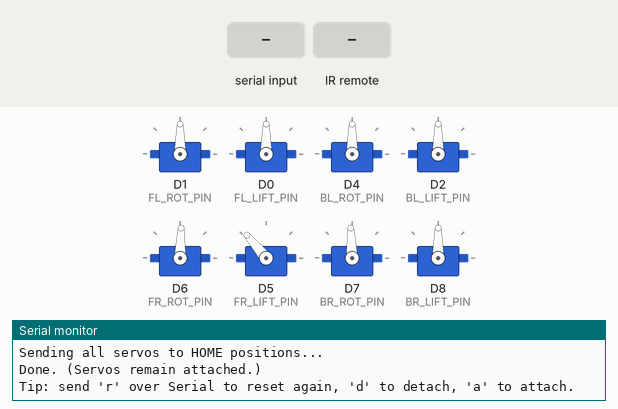
This sketch was run on a simulated ESP8266 (NodeMCU). On the bench: 8 × servo, the last lines printed to the serial monitor. The test bench sets the inputs (shaded band).

Above: at 3.1 s.
3.2 s: "d" received over Serial
4.7 s: "a" received over Serial
At 5.64 s:
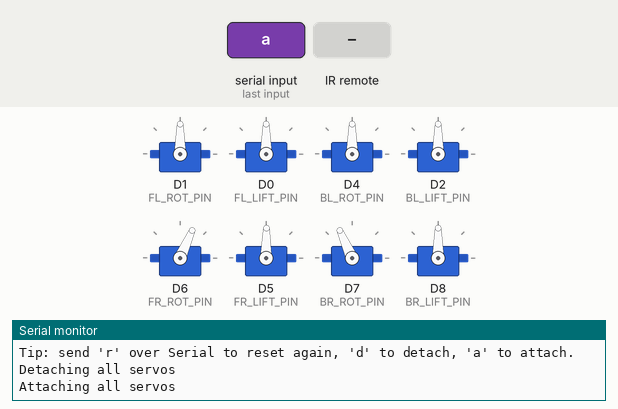
7.7 s: infrared code 0xFF18E7 received
At 8.13 s:
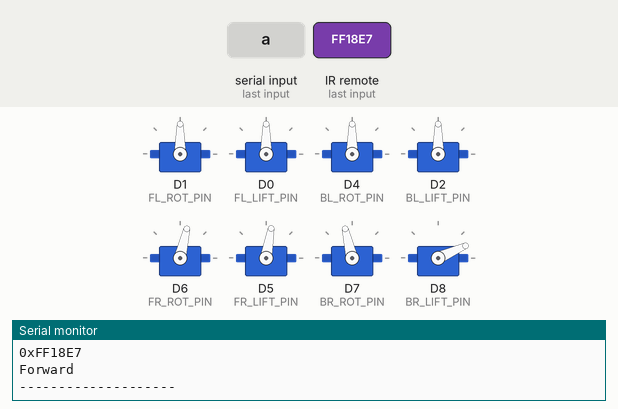
10.7 s: "D" received over Serial
At 10.7 s:
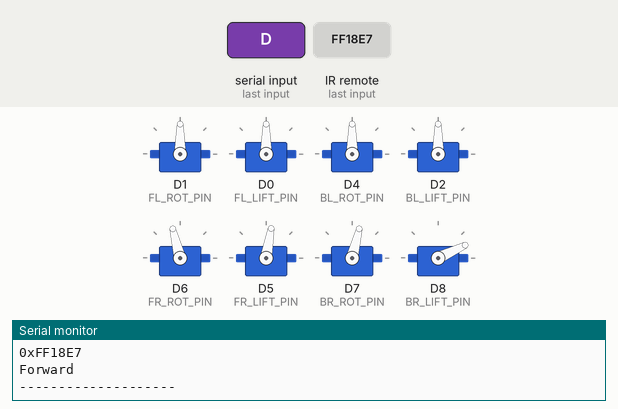
12.2 s: "A" received over Serial
At 13.49 s:
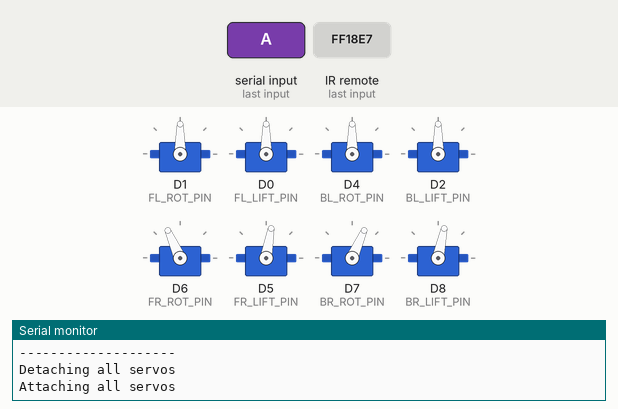
15.2 s: infrared code 0xFF4AB5 received
Timing chart, 0 to 65.7 s (numbered marks = the images above; inputs shaded):
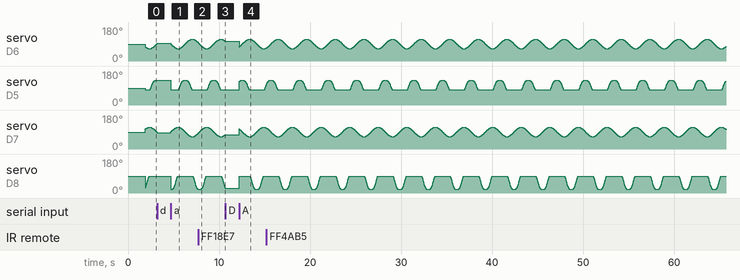

Measured:
- after the input at 3.2 s, servo on D6 (FR_ROT_PIN): stays 93° (without the input it goes to 94° after 0.01 s); servo on D5 (FR_LIFT_PIN): stays 130° (without the input it goes to 129° after 0.12 s); servo on D7 (BR_ROT_PIN): stops changing and stays 87°; servo on D8 (BR_LIFT_PIN): stays 90° (without the input it goes to 89° after 0.75 s)
- after the input at 10.7 s, servo on D6 (FR_ROT_PIN): stops changing and stays 104°; servo on D5 (FR_LIFT_PIN): stays 80° (without the input it goes to 81° after 1.1 s); servo on D7 (BR_ROT_PIN): stays 76° (without the input it goes to 77° after 0.01 s); servo on D8 (BR_LIFT_PIN): stops changing and stays 25°
- by itself, servo on D7 (BR_ROT_PIN): rises from 90° to 115° in 0.35 s, then falls to 87° in 0.92 s

The sketch:

QuadBot.ino
```cpp
#include <Arduino.h>
#include <Servo.h>
#include <IRrecv.h>
#include <IRutils.h>

// --- Pin mapping (NodeMCU D-pins) ---
constexpr uint8_t IR_RECEIVE_PIN = D3;

// Front Left
constexpr uint8_t FL_ROT_PIN = D1;
constexpr uint8_t FL_LIFT_PIN = D0;

// Back Left
constexpr uint8_t BL_ROT_PIN = D4;
constexpr uint8_t BL_LIFT_PIN = D2;

// Front Right
constexpr uint8_t FR_ROT_PIN = D6;
constexpr uint8_t FR_LIFT_PIN = D5;

// Back Right
constexpr uint8_t BR_ROT_PIN = D7;
constexpr uint8_t BR_LIFT_PIN = D8;
IRrecv irrecv(IR_RECEIVE_PIN);
decode_results results;

// --- Servo objects ---
Servo flRot, flLift;
Servo blRot, blLift;
Servo frRot, frLift;
Servo brRot, brLift;

// --- Home positions (degrees) ---
// Start with 90 everywhere, then tune per-servo.
// If a servo is mechanically centered differently, change its HOME value.
int FL_ROT_HOME = 90;
int FL_LIFT_HOME = 90;

int BL_ROT_HOME = 90;
int BL_LIFT_HOME = 90;

int FR_ROT_HOME = 90;
int FR_LIFT_HOME = 90;

int BR_ROT_HOME = 90;
int BR_LIFT_HOME = 90;

// Optional: clamp helper
int clampDeg(int deg) {
	if (deg < 0) return 0;
	if (deg > 180) return 180;
	return deg;
}

void attachAllServos() {
	// Typical servo pulse range; adjust if needed.
	// attach(pin, minPulse, maxPulse)
	flRot.attach(FL_ROT_PIN, 500, 2500);
	flLift.attach(FL_LIFT_PIN, 500, 2500);

	blRot.attach(BL_ROT_PIN, 500, 2500);
	blLift.attach(BL_LIFT_PIN, 500, 2500);

	frRot.attach(FR_ROT_PIN, 500, 2500);
	frLift.attach(FR_LIFT_PIN, 500, 2500);

	brRot.attach(BR_ROT_PIN, 500, 2500);
	brLift.attach(BR_LIFT_PIN, 500, 2500);
}

void moveAllToHome() {
	flRot.write(clampDeg(FL_ROT_HOME));
	flLift.write(clampDeg(FL_LIFT_HOME));

	blRot.write(clampDeg(BL_ROT_HOME));
	blLift.write(clampDeg(BL_LIFT_HOME));

	frRot.write(clampDeg(FR_ROT_HOME));
	frLift.write(clampDeg(FR_LIFT_HOME));

	brRot.write(clampDeg(BR_ROT_HOME));
	brLift.write(clampDeg(BR_LIFT_HOME));
}

void detachAllServos() {
	flRot.detach();
	flLift.detach();
	blRot.detach();
	blLift.detach();
	frRot.detach();
	frLift.detach();
	brRot.detach();
	brLift.detach();
}

void printMapping() {
	Serial.println();
	Serial.println("QuadBot reset sketch");
	Serial.println("Leg pin mapping:");
	Serial.println("  Front Left : rot D1, lift D0");
	Serial.println("  Back  Left : rot D4, lift D2");
	Serial.println("  Front Right: rot D6, lift D5");
	Serial.println("  Back  Right: rot D7, lift D8");
	Serial.println();
	Serial.println("Sending all servos to HOME positions...");
}

void frontRightLegForward(float phase) {
	const int ROT_CENTER = 90;  // neutral hip angle
	const int ROT_AMP = 25;     // how far forward/back
	const int LIFT_DOWN = 80;   // foot on ground (tune)
	const int LIFT_UP = 130;    // foot lifted (tune)

	float rot = ROT_CENTER + ROT_AMP * sinf(phase);

	float swing = cosf(phase);  // +1..-1
	float lift;
	if (swing > 0.0f) {
		float u = swing;                     // 0..1
		float smooth = u * u * (3 - 2 * u);  // smoothstep
		lift = LIFT_DOWN + (LIFT_UP - LIFT_DOWN) * smooth;
	} else {
		lift = LIFT_DOWN;  // stance/push phase: keep foot down
	}

	frRot.write(clampDeg((int)roundf(rot)));
	frLift.write(clampDeg((int)roundf(lift)));
}

void frontLeftLegForward(float phase) {
	const int ROT_CENTER = 90;  // neutral hip angle
	const int ROT_AMP = 25;     // how far forward/back
	const int LIFT_DOWN = 80;   // foot on ground (tune)
	const int LIFT_UP = 130;    // foot lifted (tune)

	float rot = ROT_CENTER + ROT_AMP * sinf(phase);

	float swing = cosf(phase);  // +1..-1
	float lift;
	if (swing > 0.0f) {
		float u = swing;                     // 0..1
		float smooth = u * u * (3 - 2 * u);  // smoothstep
		lift = LIFT_DOWN + (LIFT_UP - LIFT_DOWN) * smooth;
	} else {
		lift = LIFT_DOWN;  // stance/push phase: keep foot down
	}

	flRot.write(clampDeg((int)roundf(rot)));
	flLift.write(clampDeg((int)roundf(lift)));
}
void backRightLegForward(float phase) {
	const int ROT_CENTER = 90;
	const int ROT_AMP = 25;

	const int LIFT_DOWN = 90;  // tune
	const int LIFT_UP = 20;    // tune (or invert if needed)

	phase += PI;

	float rot = ROT_CENTER + ROT_AMP * sinf(phase);

	float swing = cosf(phase);  // +1..-1
	float lift;

	if (swing > 0.0f) {
		// swing phase: lift
		float u = swing;                     // 0..1
		float smooth = u * u * (3 - 2 * u);  // smoothstep
		lift = LIFT_DOWN + (LIFT_UP - LIFT_DOWN) * smooth;
	} else {
		// stance phase: keep down
		lift = LIFT_DOWN;
	}

	brRot.write(clampDeg((int)roundf(rot)));
	brLift.write(clampDeg((int)roundf(lift)));
}
void backLeftLegForward(float phase) {
	const int ROT_CENTER = 90;
	const int ROT_AMP = 25;

	const int LIFT_DOWN = 90;  // tune
	const int LIFT_UP = 20;    // tune (or invert if needed)

	phase += PI;

	float rot = ROT_CENTER + ROT_AMP * sinf(phase);

	float swing = cosf(phase);  // +1..-1
	float lift;

	if (swing > 0.0f) {
		// swing phase: lift
		float u = swing;                     // 0..1
		float smooth = u * u * (3 - 2 * u);  // smoothstep
		lift = LIFT_DOWN + (LIFT_UP - LIFT_DOWN) * smooth;
	} else {
		// stance phase: keep down
		lift = LIFT_DOWN;
	}

	blRot.write(clampDeg((int)roundf(rot)));
	blLift.write(clampDeg((int)roundf(lift)));
}
void forward() {
	const float SPEED = 2.0f;
	float t = millis() * 0.001f;
	float phase = t * SPEED;

	frontRightLegForward(phase);
	backRightLegForward(phase);
	// frontLeftLegForward(phase);
	// backLeftLegForward(phase);
}
void control(int msg) {
	Serial.print("0x");
	Serial.println(msg, HEX);

	switch (msg) {
		case 0xFF18E7:
			{
				Serial.println("Forward");
				float s = sin(millis() * 0.001f);  // millis → seconds
				float val = (s + 1.0f) * 90.0f;    // -1..1 → 0..180
				int _deg = round(val);

				frRot.write(clampDeg(_deg));
				// frLift
				break;
			}
		case 0xFF4AB5:
			Serial.println("Backward");
			break;
		case 0xFF10EF:
			Serial.println("Left");
			break;
		case 0xFF5AA5:
			Serial.println("Right");
			break;
		default:
			break;
	}
	Serial.println("--------------------");
}
// void controler()
void setup() {
	Serial.begin(115200);
	delay(200);

	irrecv.enableIRIn();
	printMapping();

	attachAllServos();
	delay(200);

	moveAllToHome();

	// Give time to physically move
	delay(1500);

	Serial.println("Done. (Servos remain attached.)");
	Serial.println("Tip: send 'r' over Serial to reset again, 'd' to detach, 'a' to attach.");

	// If you prefer to detach automatically after reset, uncomment:
	// detachAllServos();
}

void loop() {
	// Simple serial controls (optional but handy)
	if (irrecv.decode(&results)) {
		control(results.value);
		irrecv.resume();  // receive the next value
	}
	if (Serial.available()) {
		char c = (char)Serial.read();
		if (c == 'r' || c == 'R') {
			Serial.println("Reset -> HOME");
			moveAllToHome();
		} else if (c == 'd' || c == 'D') {
			Serial.println("Detaching all servos");
			detachAllServos();
		} else if (c == 'a' || c == 'A') {
			Serial.println("Attaching all servos");
			attachAllServos();
		}
	}
	forward();
}
```
